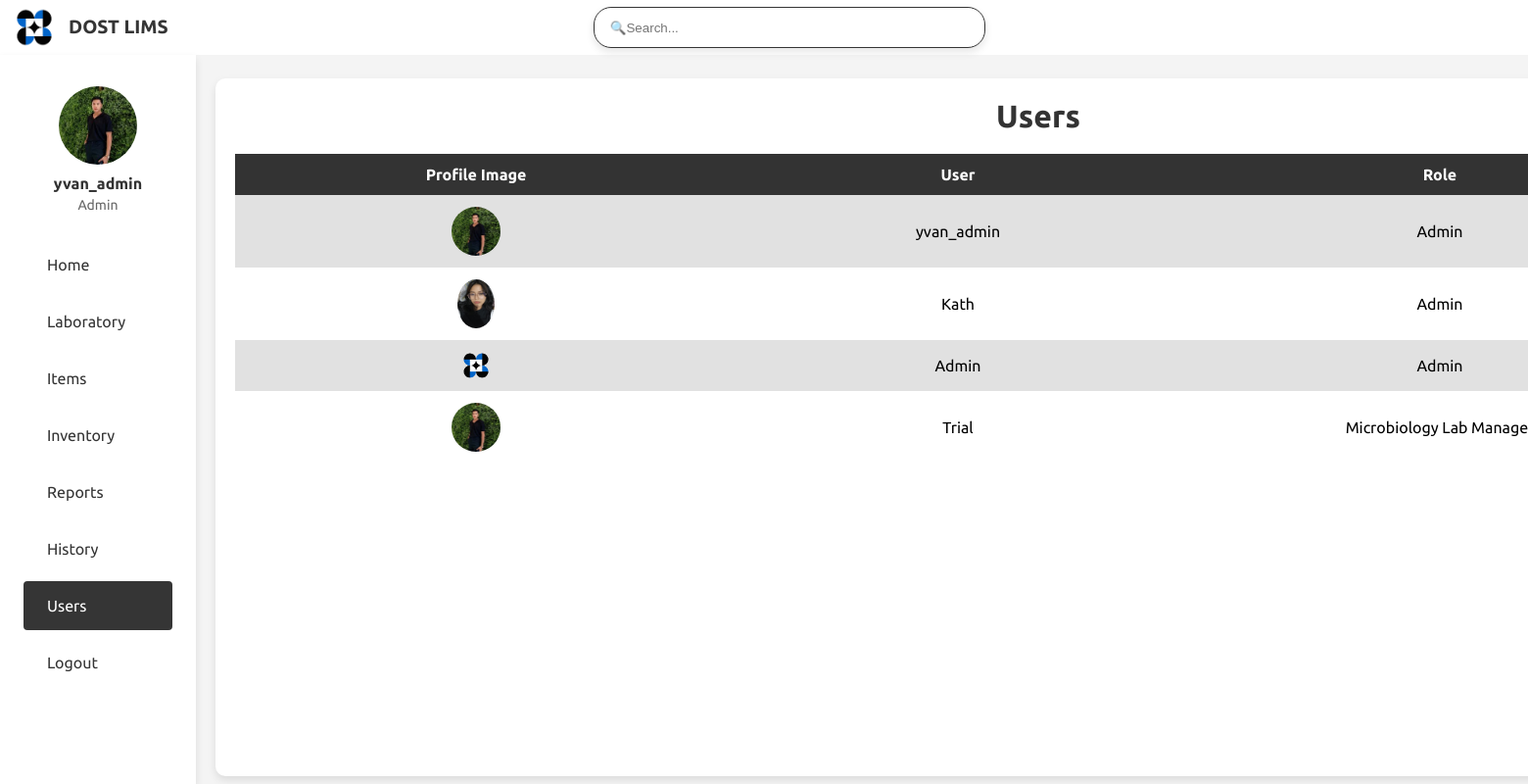
Screenshot of /users.php (signed in) with the database file from the repository.
### tables this page shows
CREATE TABLE `users` (
  `user_id` int(11) NOT NULL,
  `username` varchar(50) NOT NULL,
  `password` varchar(255) NOT NULL,
  `role` enum('Admin','Lab_Manager','Microbiology Lab Manager','Chemical Lab Manager','Metrology Lab Manager','Analyst','Microbiology Analyst','Chemical Analyst','Metrology Analyst','CRO') NOT NULL,
  `profile_image` varchar(255) DEFAULT NULL,
  `created_at` timestamp NOT NULL DEFAULT current_timestamp(),
  `updated_at` timestamp NOT NULL DEFAULT current_timestamp() ON UPDATE current_timestamp()
);

### includes/functions.php (called while the page is built, shortened)
<?php
function is_admin() {
    return isset($_SESSION['role']) && $_SESSION['role'] === 'Admin';
}
?>

### public/users.php (the view, shortened to what this page needs)
<?php
include_once 'side_bar.php';
require_once "../includes/functions.php";
$link = mysqli_connect(DB_SERVER, DB_USERNAME, DB_PASSWORD, DB_NAME);
$sql = "SELECT user_id, username, role, profile_image FROM users";
$result = mysqli_query($link, $sql);
?>
<!DOCTYPE html>
<html lang="en">
<head>
    <link rel="stylesheet" href="styles/users.css">
</head>
<body>
    <div class="user-container">
        <h1>Users</h1>
        <table class="users-table">
            <thead>
                <tr>
                    <th class="profile-image">Profile Image</th>
                    <th>User</th>
                    <th>Role</th>
                </tr>
            </thead>
            <tbody>
                <?php
                while ($user = mysqli_fetch_assoc($result)) {
                    $username = htmlspecialchars($user['username']);
                    $role = htmlspecialchars($user['role']);
                    $profile_image = !empty($user['profile_image']) ? "uploads/" . htmlspecialchars($user['profile_image']) : "image/default-profile.png";
                ?>
                <tr>
                    <td class="profile-image"><img src="<?php echo $profile_image; ?>" alt="Profile Image"></td>
                    <td><?php echo $username; ?></td>
                    <td><?php echo $role; ?></td>
                </tr>
                <?php
                }
                ?>
            </tbody>
        </table>
    </div>
</body>
</html>

### public/side_bar.php (shortened to what this page needs)
<?php
require_once "../includes/functions.php";
$user_id = $_SESSION['user_id'];
$sql = "SELECT username, role, profile_image FROM users WHERE user_id = ?";
$stmt = mysqli_prepare($link, $sql);
mysqli_stmt_bind_param($stmt, "i", $user_id);
mysqli_stmt_execute($stmt);
$result = mysqli_stmt_get_result($stmt);
$user = mysqli_fetch_assoc($result);
$username = $user['username'];
$role = $user['role'];
$profile_image = $user['profile_image'];
$profile_image_path = !empty($profile_image) ? "uploads/$profile_image" : "image/default-profile.png";
?>
<!DOCTYPE html>
<html lang="en">
<head>
    <link rel="stylesheet" href="styles/side_bar.css">
    <link rel="stylesheet" href="https://cdnjs.cloudflare.com/ajax/libs/remixicon/3.4.0/remixicon.css">
</head>
<body>
    <header class="header">
        <div class="header__container container">
           <div class="header__logo-title">
              <a href="home.php" class="header__logo">
              <img src="image/DOST.png" alt="">
              </a>
              <div class="logo-title">
              <p>DOST LIMS</p>
              </div>
           </div>
           <div class="header__search">
              <input type="text" id="searchInput" placeholder="🔍Search...">
           </div>
        </div>
    </header>
    <div class="sidebar" id="sidebar">
        <nav class="sidebar__container">
        <div class="sidebar__content">
            <div class="sidebar__list">
            <div class="sidebar__profile">
                <img src="<?php echo htmlspecialchars($profile_image_path); ?>" alt="User Profile Image" class="sidebar__profile-image">
                <span class="sidebar__username"><?php echo htmlspecialchars($username); ?></span>
                <span class="sidebar__role"><?php echo htmlspecialchars($role); ?></span>
            </div>
               <a href="home.php" class="sidebar__link <?php echo basename($_SERVER['PHP_SELF']) == 'home.php' ? 'active-link' : ''; ?>">
                   <span class="sidebar__link-name">Home</span>
               </a>
               <a href="lab.php" class="sidebar__link <?php echo basename($_SERVER['PHP_SELF']) == 'lab.php' ? 'active-link' : ''; ?>">
                  <span class="sidebar__link-name">Laboratory</span>
               </a>
               <a href="item.php" class="sidebar__link <?php echo basename($_SERVER['PHP_SELF']) == 'item.php' ? 'active-link' : ''; ?>">
                  <span class="sidebar__link-name">Items</span>
               </a>
               <a href="inventory.php" class="sidebar__link <?php echo basename($_SERVER['PHP_SELF']) == 'inventory.php' ? 'active-link' : ''; ?>">
                  <span class="sidebar__link-name">Inventory</span>
               </a>
               <a href="report.php" class="sidebar__link <?php echo basename($_SERVER['PHP_SELF']) == 'report.php' ? 'active-link' : ''; ?>">
                  <span class="sidebar__link-name">Reports</span>
               </a>
               <a href="transaction.php" class="sidebar__link <?php
                   $currentPage = basename($_SERVER['PHP_SELF']);
                   $activePages = ['transaction.php', 'item_history.php', 'inventory_history.php'];
                   echo in_array($currentPage, $activePages) ? 'active-link' : '';
               ?>">
                   <span class="sidebar__link-name">History</span>
               </a>
               <?php if (is_admin()): ?>
               <a href="users.php" class="sidebar__link <?php echo basename($_SERVER['PHP_SELF']) == 'users.php' ? 'active-link' : ''; ?>">
                   <span class="sidebar__link-name">Users</span>
               </a>
               <?php endif; ?>
               <a href="logout.php" class="sidebar__link <?php echo basename($_SERVER['PHP_SELF']) == 'login.php' ? 'active-link' : ''; ?>">
                  <span class="sidebar__link-name">Logout</span>
               </a>
            </div>
        </nav>
    </div>
</body>
</html>

### public/styles/side_bar.css (style rules this page uses)
:root { --header-height: 3.5rem; --body-font: "Ubuntu", sans-serif; --normal-font-size: .938rem; --small-font-size: .813rem; --font-medium: 500; --font-semi-bold: 600; --z-tooltip: 10; --z-fixed: 100; --box-shadow: 0 4px 8px rgba(0, 0, 0, 0.1); }
@media screen and (min-width: 1024px) { :root { --normal-font-size: 1rem; --small-font-size: .875rem; } }
* { box-sizing: border-box; padding: 0; margin: 0; }
body { font-family: var(--body-font); font-size: var(--normal-font-size); color: var(--text-color); background-color: #f4f4f4; }
a { text-decoration: none; }
img { display: block; max-width: 100%; height: auto; }
.header { position: fixed; top: 0; left: 0; width: 100%; background-color: white; z-index: var(--z-fixed); }
.header__container { height: var(--header-height); display: flex; align-items: center; justify-content: space-between; }
.header__logo-title { display: flex; align-items: center; }
.header__logo { display: flex; align-items: center; width: 70px; }
.logo-title { font-weight: bold; margin-left: 0px; font-size: 120%; color: #353535; }
.header__search { display: flex; justify-content: center; flex-grow: 1; margin-right: 120px; }
.header__search input { width: 100%; max-width: 400px; padding: 0.8rem 1rem; border-radius: 18px; box-shadow: var(--box-shadow); border: 1px solid #353535; }
.sidebar { position: fixed; left: 0; top: var(--header-height); width: 200px; height: calc(100% - var(--header-height)); padding: 2rem 1.5rem; background-color: white; backdrop-filter: blur(16px); -webkit-backdrop-filter: blur(16px); z-index: var(--z-fixed); box-shadow: 0 4px 8px rgba(0, 0, 0, 0.1); transition: left .4s; }
.sidebar__container { display: flex; flex-direction: column; row-gap: 0rem; padding-bottom: 3rem; height: 100%; }
.sidebar__content { position: relative; overflow: auto; padding-top: 0; }
.sidebar__list { display: flex; flex-direction: column; row-gap: .50rem; }
.sidebar__link { color: #353535; display: grid; grid-template-columns: repeat(2, max-content); align-items: center; column-gap: .50rem; padding: 1rem; border-radius: .25rem; transition: background .3s; }
.sidebar__link.active-link { background-color: #353535; color: white; }
.sidebar__profile { text-align: center; margin-bottom: 20px; }
.sidebar__profile-image { width: 80px; height: 80px; border-radius: 50%; object-fit: cover; margin: 0 auto 10px auto; display: block; }
.sidebar__username { display: block; font-weight: bold; font-size: 16px; color: #333; margin-bottom: 5px; }
.sidebar__role { display: block; font-size: 14px; color: #666; }

### public/styles/users.css (style rules this page uses)
* { margin: 0; padding: 0; box-sizing: border-box; }
body { font-family: 'Ubuntu', sans-serif; background-color: #f4f4f4; }
.user-container { background-color: #fff; padding: 20px; box-shadow: 0 4px 8px rgba(0, 0, 0, 0.1); border-radius: 10px; margin-top: 80px; margin-left: 220px; text-align: center; position: absolute; width: 1680px; height: 89vh; overflow-y: scroll; overflow: hidden; }
.user-container h1 { margin-bottom: 20px; color: #333; font-size: 2rem; }
.users-table { width: 100%; margin-top: 20px; border-collapse: collapse; }
.users-table thead th { background-color: #333; color: white; border-color: none; width: 30%; }
.users-table th, .users-table td { padding: 12px; text-align: center; }
.users-table td.profile-image { display: flex; justify-content: center; align-items: center; }
.users-table tbody tr:nth-of-type(odd) { background-color: #e1e1e1; }
.users-table img { max-width: 50px; max-height: 50px; border-radius: 50%; }

### rows the page displays
users: profile_image (picture), username "yvan_admin", role "Admin"
users: profile_image (picture), username "Kath", role "Admin"
users: profile_image (picture), username "Admin", role "Admin"
users: profile_image (picture), username "Trial", role "Microbiology Lab…"
